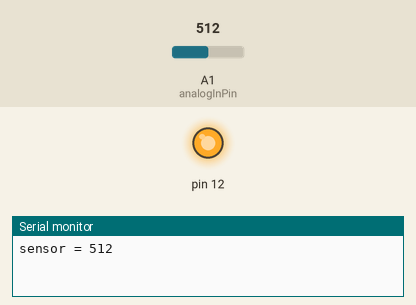
Bench run of a sketch on a simulated Arduino Uno, built with avr-gcc and run on an emulated ATmega328P. Shown: output pins drawn as LEDs (lit = HIGH), the last lines printed to the serial monitor. The inputs (shaded band) are chosen by the test bench; at power-on: A1 (analogInPin) = 512.

Above: at 3.9 s.
4.0 s: A1 (analogInPin) set to 306
At 7.0 s:
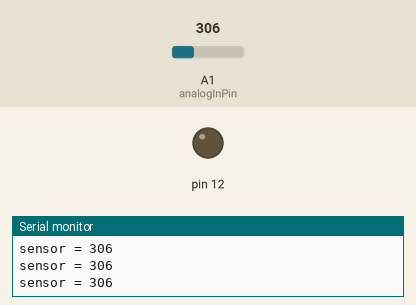
8.0 s: A1 (analogInPin) set to 491
12.0 s: A1 (analogInPin) set to 508
At 13.4 s:
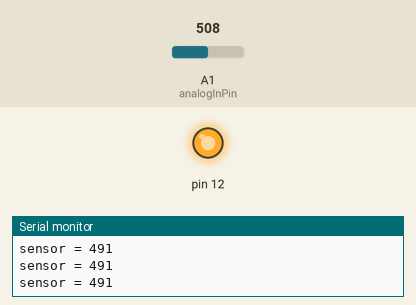
19.7 s: A1 (analogInPin) set to 122
At 21.7 s:
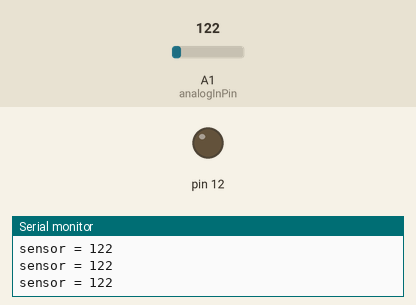
23.7 s: A1 (analogInPin) set to 511
At 25.1 s:
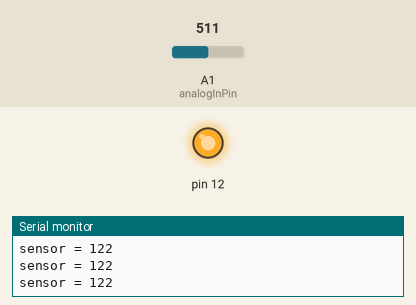
Timing chart, 0 to 31.4 s (numbered marks = the images above; inputs shaded):
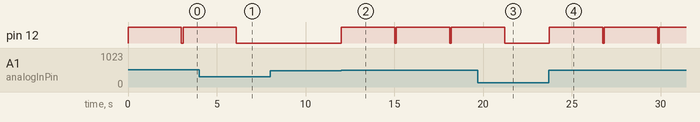

Measured:
- the behaviour switches between 500 and 501 on A1 (analogInPin) (found by bisection; images 1 and 2)
- after the input at 4.0 s, pin 12: goes on until 6.1 s, then stays LOW
- after the input at 12.0 s, pin 12: alternates HIGH for 3.0 s and LOW for 0.10 s, starting at once
- after the input at 19.7 s, pin 12: goes on until 21.2 s, then stays LOW
- after the input at 23.7 s, pin 12: alternates HIGH for 3.0 s and LOW for 0.10 s, starting at once

The sketch:

wateringplant.ino
```cpp
// Analog input pin that the soil moisture sensor is attached to
const int analogInPin = 1;

// value read from the soil moisture sensor
int sensorValue = 0;

 // if the readings from the soil sensor drop below this number, then turn on the pump
int dryValue = 500;

void setup() {

  pinMode(12, OUTPUT);

  // initialize serial communications at 9600 bps:
  Serial.begin(9600);
}

void loop() {
  // read the analog in value:
  sensorValue = analogRead(analogInPin);

  //Turns on the water pump if the soil is too dry
  //Increasing the delay will increase the amount of water pumped
  if(sensorValue > dryValue){
    digitalWrite(12, HIGH);
    delay(3000);
    digitalWrite(12, LOW);
  }

  // print the sensor to the serial monitor:
  Serial.print("sensor = " );
  Serial.println(sensorValue);

  //slow your roll - I mean... slow down the code a little
  delay(100);
}
```
